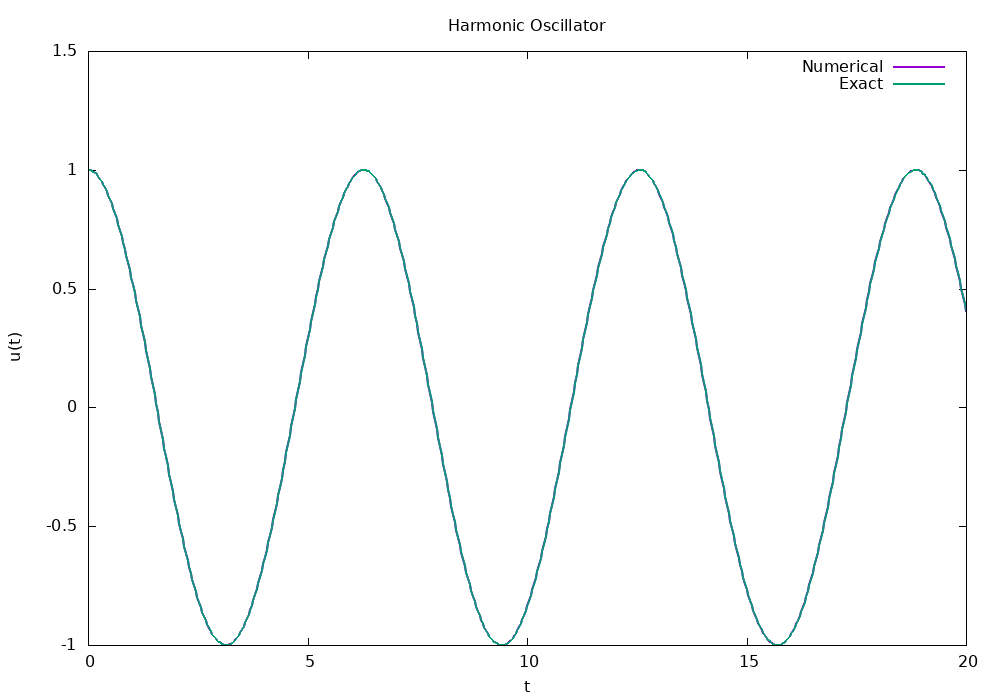

Recreate this plot in gnuplot.
set terminal png size 1000,700
set output 'oscillator.png'

set title 'Harmonic Oscillator'
set xlabel 't'
set ylabel 'u(t)'

plot \
'oscillator_data.txt' using 1:2 with lines lw 2 title 'Numerical', \
'oscillator_data.txt' using 1:3 with lines lw 2 title 'Exact'
